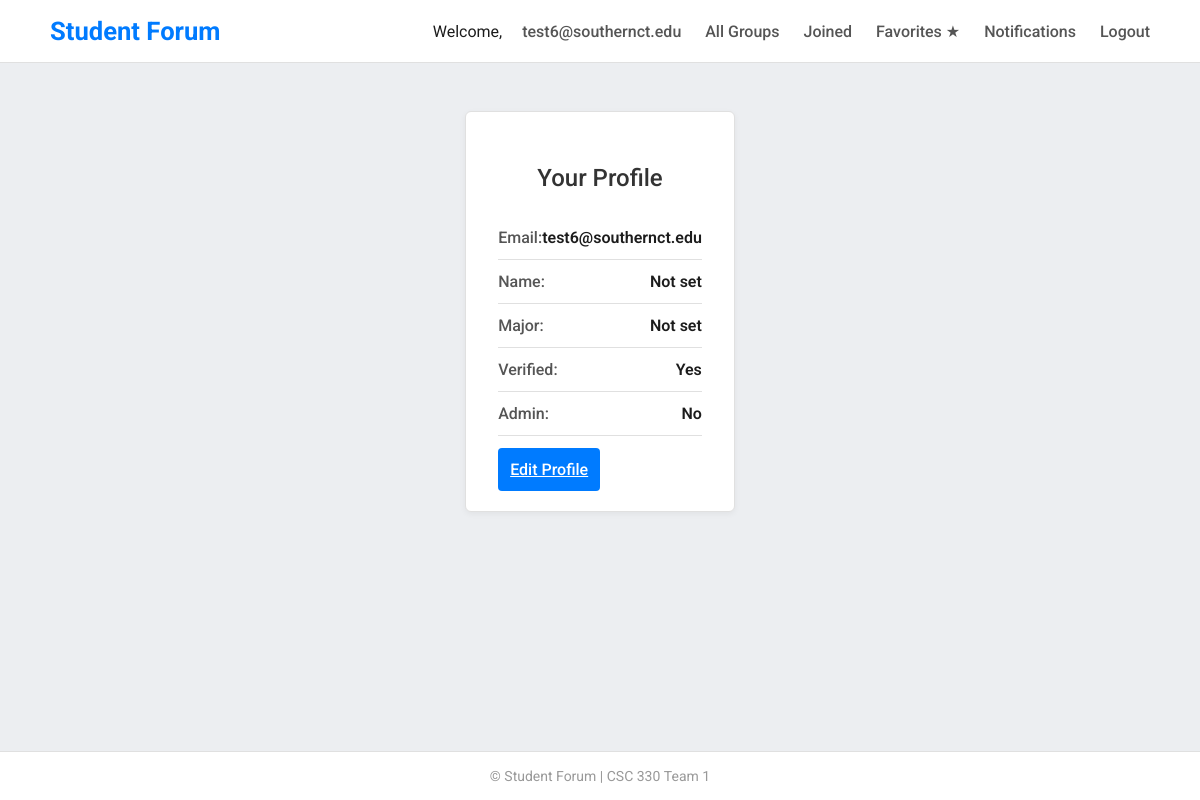
Page /profile (signed in) on the earlier database version.
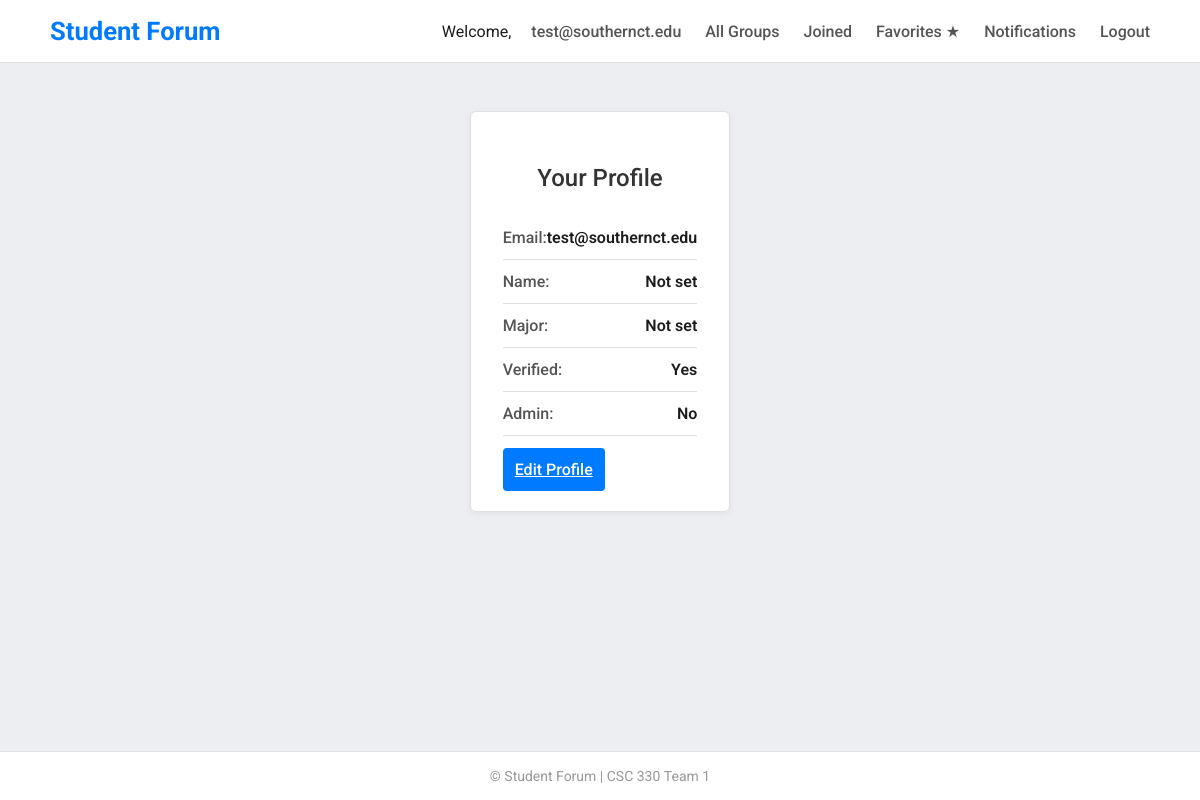
Same page on the later database version.
### app/models.py (models this page shows)
class User(UserMixin, db.Model):
    id = db.Column(db.Integer, primary_key=True)
    email = db.Column(db.String(120), unique=True, nullable=False) #username not required use email
    password = db.Column(db.String(128), nullable=False)
    name = db.Column(db.String(100))
    major = db.Column(db.String(100))
    is_admin = db.Column(db.Boolean, default=False)
    is_verified = db.Column(db.Boolean, default=False)
    owned_groups = db.relationship('StudyGroup', backref='owner', foreign_keys='StudyGroup.op_id')
    posts = db.relationship('Post', backref='author', foreign_keys='Post.user_id')
    joined_groups   = db.relationship("StudyGroup", secondary=group_members,
                                      backref=db.backref("members", lazy="dynamic"))
    favorite_groups = db.relationship("StudyGroup", secondary=favorite_groups,
                                      backref=db.backref("fans",    lazy="dynamic"))

### app/routes.py (the view)
@bp.route('/profile')
@login_required
def view_profile():
    return render_template('view_profile.html')

### app/__init__.py (called while the page is built)
def create_app():
    app = Flask(__name__)
    app.config.from_object(Config)
    db.init_app(app)
    login_manager.init_app(app)
    csrf.init_app(app)
    @app.context_processor
    def inject_csrf_token():
        return dict(csrf_token=generate_csrf)
    from . import routes
    app.register_blueprint(routes.bp)
    from . import admin
    app.register_blueprint(admin.admin_bp)
    @app.context_processor
    def notification_count():
        from flask_login import current_user
        if current_user.is_authenticated:
            from .models import Notification
            count = Notification.query.filter_by(user_id=current_user.id, is_read=False).count()
            return {'notification_count': count}
        return {'notification_count': 0}
    with app.app_context():
        db.create_all()
    return app

### app/models.py (called while the page is built)
@login_manager.user_loader
def load_user(user_id):
    return User.query.get(int(user_id))

### app/templates/view_profile.html (shortened to what this page needs)
{% extends 'base.html' %}
{% block content %}
<div class="form-wrapper">
  <h2 class="form-heading">Your Profile</h2>
  <ul class="profile-list">
    <li><span class="profile-label">Email:</span> <span class="profile-value">{{ current_user.email }}</span></li>
    <li><span class="profile-label">Name:</span> <span class="profile-value">{{ current_user.name or "Not set" }}</span></li>
    <li><span class="profile-label">Major:</span> <span class="profile-value">{{ current_user.major or "Not set" }}</span></li>
    <li><span class="profile-label">Verified:</span>
      <span class="profile-value">{{ "Yes" if current_user.is_verified else "No" }}</span>
    </li>
    <li><span class="profile-label">Admin:</span>
      <span class="profile-value">{{ "Yes" if current_user.is_admin else "No" }}</span>
    </li>
  </ul>
  <a href="{{ url_for('main.edit_profile') }}" class="form-submit">Edit Profile</a>
</div>
{% endblock %}

### app/templates/base.html (shortened to what this page needs)
<!DOCTYPE html>
<html lang="en">
  <head>
    <link
      rel="stylesheet"
      href="{{ url_for('static', filename='css/style.css') }}"
    />
  </head>
  <body>
    <nav>
      <div class="nav-container">
        <a href="{{ url_for('main.home') }}" class="nav-brand">Student Forum</a>
        <div class="nav-links">
          {% if current_user.is_authenticated %}
          <span class="welcome">
            Welcome,<a href="{{ url_for('main.view_profile') }}"
              >{{ current_user.email }}</a
            >
          </span>
          <a href="{{ url_for('main.browse_listings') }}">All&nbsp;Groups</a>
          <a href="{{ url_for('main.joined_groups') }}">Joined</a>
          <a href="{{ url_for('main.favorite_groups') }}">Favorites&nbsp;★</a>
          <a href="{{ url_for('main.view_notifications') }}">
            Notifications
          </a>
          <a href="{{ url_for('main.logout') }}">Logout</a>
          {% else %}
          <a href="{{ url_for('main.index') }}">Home</a>
          <a href="{{ url_for('main.login') }}">Login</a>
          <a href="{{ url_for('main.register') }}">Register</a>
          {% endif %}
        </div>
      </div>
    </nav>
    <div class="container">
       {% block content %}{% endblock %}
    </div>
    <footer>&copy; {{ current_year }} Student Forum | CSC 330 Team 1</footer>
  </body>
</html>

Differences in the rows shown:
changed User "Not set": email "test6@southernct.edu" → "test@southernct.edu"
